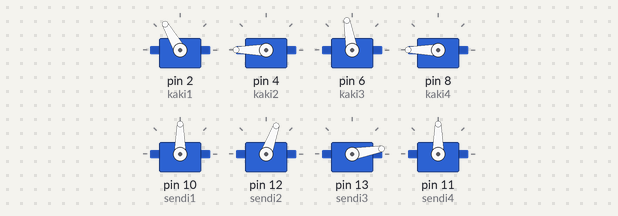
A sketch run on a simulated Arduino Uno, built with avr-gcc and run on an emulated ATmega328P. Shown: 8 × servo.

Above: at 3.05 s.
At 5.2 s:
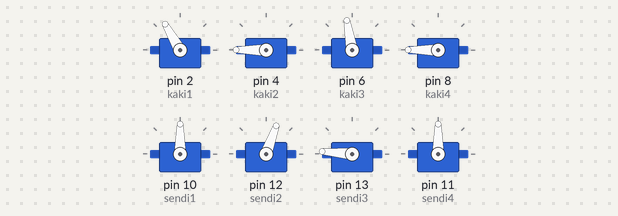
At 8.25 s:
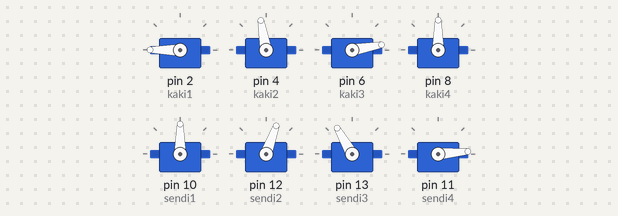
At 11.95 s:
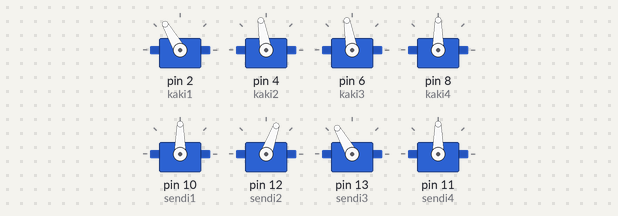
At 16.45 s:
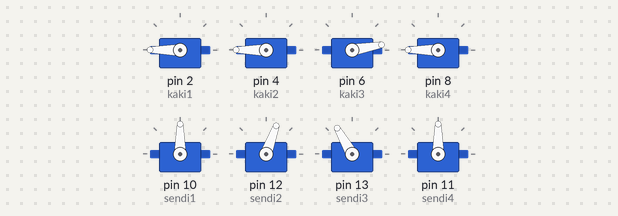
At 20.9 s:
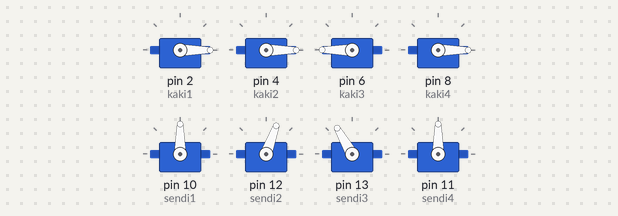
Timing chart, 0 to 23.6 s (numbered marks = the images above):
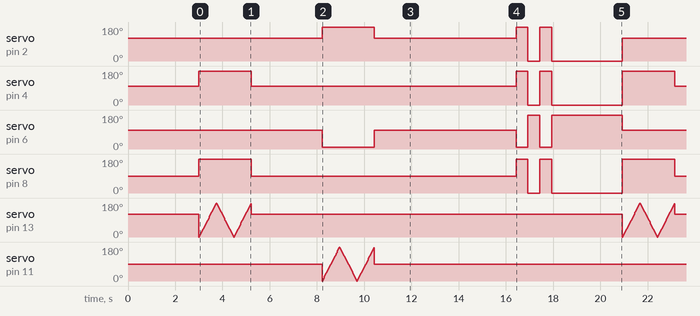

Measured:
- by itself, servo on pin 2 (kaki1): 120° → 180° at 8.2 s, → 120° 2.2 s later, → 180° 6.0 s later, → 0° 0.50 s later, … (14 changes in this stretch)
- by itself, servo on pin 4 (kaki2): 100° → 180° at 3.0 s, → 100° 2.2 s later, → 180° 11.2 s later, → 0° 0.50 s later, … (13 changes in this stretch)
- by itself, servo on pin 6 (kaki3): 100° → 10° at 8.2 s, → 100° 2.2 s later, → 10° 6.0 s later, → 180° 0.50 s later, … (14 changes in this stretch)
- by itself, servo on pin 8 (kaki4): 90° → 180° at 3.0 s, → 90° 2.2 s later, → 180° 11.2 s later, → 0° 0.50 s later, … (13 changes in this stretch)
- by itself, servo on pin 13 (sendi3): moves between 0° and 180°, repeating every 17.9 s

The sketch:

latihanRobot.ino
```cpp
#include <Servo.h>

Servo kaki1;
Servo kaki2;
Servo kaki3;
Servo kaki4;

Servo sendi1;
Servo sendi2;
Servo sendi3;
Servo sendi4;

int pos = 0;
void setup() {
  kaki1.attach(2);  // attaches the servo on pin 9 to the servo object
  kaki2.attach(4);  // attaches the servo on pin 9 to the servo object
  kaki3.attach(6);  // attaches the servo on pin 9 to the servo object
  kaki4.attach(8);  // attaches the servo on pin 9 to the servo object

  sendi1.attach(10);  // attaches the servo on pin 9 to the servo object
  sendi2.attach(12);  // attaches the servo on pin 9 to the servo object
  sendi3.attach(13);  // attaches the servo on pin 9 to the servo object
  sendi4.attach(11);

   kaki4.write(90);
 sendi1.write(90);
kaki3.write(100);
sendi2.write(70);
kaki2.write(100);
sendi3.write(120);
kaki1.write(120);
sendi4.write(90);
delay(3000);
}

void loop() {
kaki3.write(100);
sendi2.write(70);
kaki2.write(180);
sendi3.write(120);
kaki1.write(120);
sendi4.write(90);
kaki4.write(180);

 for (pos = 0; pos <= 180; pos += 1) { // goes from 0 degrees to 180 degrees
    // in steps of 1 degree
    sendi3.write(pos);              // tell servo to go to position in variable 'pos'
    delay(4);                       // waits 15ms for the servo to reach the position
  }
  for (pos = 180; pos >= 0; pos -= 1) { // goes from 180 degrees to 0 degrees
    sendi3.write(pos);              // tell servo to go to position in variable 'pos'
    delay(4);                       // waits 15ms for the servo to reach the position
  }
for (pos = 0; pos <= 180; pos += 1) { // goes from 0 degrees to 180 degrees
    // in steps of 1 degree
    sendi3.write(pos);              // tell servo to go to position in variable 'pos'
    delay(4);                       // waits 15ms for the servo to reach the position
  }
  setup();
//==========================================================================

kaki4.write(90);
 sendi1.write(90);
kaki3.write(10);
sendi2.write(70);
kaki2.write(100);
sendi3.write(120);
kaki1.write(180);
 for (pos = 0; pos <= 180; pos += 1) { // goes from 0 degrees to 180 degrees
    // in steps of 1 degree
    sendi4.write(pos);              // tell servo to go to position in variable 'pos'
    delay(4);                       // waits 15ms for the servo to reach the position
  }
  for (pos = 180; pos >= 0; pos -= 1) { // goes from 180 degrees to 0 degrees
    sendi4.write(pos);              // tell servo to go to position in variable 'pos'
    delay(4);                       // waits 15ms for the servo to reach the position
  }
for (pos = 0; pos <= 180; pos += 1) { // goes from 0 degrees to 180 degrees
    // in steps of 1 degree
    sendi4.write(pos);              // tell servo to go to position in variable 'pos'
    delay(4);                       // waits 15ms for the servo to reach the position
  }
  setup();
delay(3000);
//==========================================================================

kaki4.write(180);
sendi1.write(90);
kaki3.write(10);
sendi2.write(70);
kaki2.write(180);
sendi3.write(120);
kaki1.write(180);
sendi4.write(90);
delay(500);
kaki4.write(0);
sendi1.write(90);
kaki3.write(180);
sendi2.write(70);
kaki2.write(0);
sendi3.write(120);
kaki1.write(0);
sendi4.write(90);
delay(500);
kaki4.write(180);
sendi1.write(90);
kaki3.write(10);
sendi2.write(70);
kaki2.write(180);
sendi3.write(120);
kaki1.write(180);
sendi4.write(90);
delay(500);
kaki4.write(0);
sendi1.write(90);
kaki3.write(180);
sendi2.write(70);
kaki2.write(0);
sendi3.write(120);
kaki1.write(0);
sendi4.write(90);
delay(3000);
}
```
